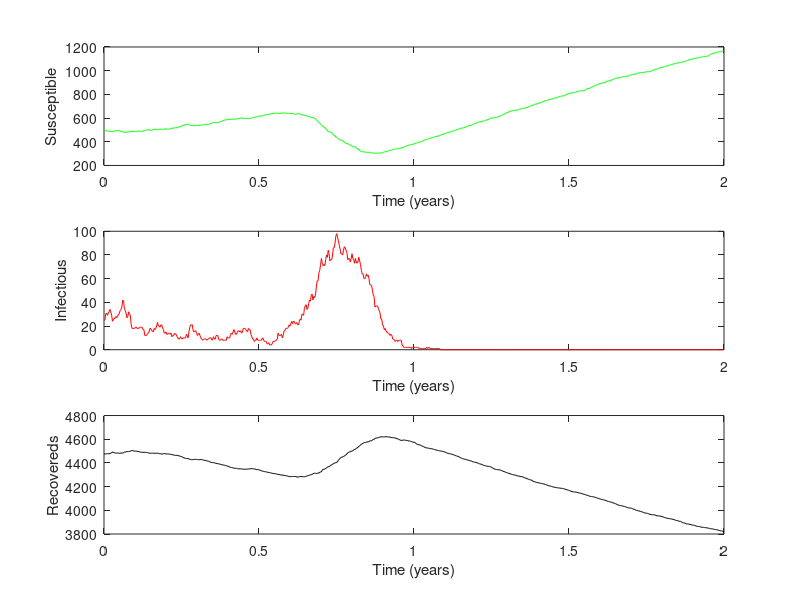

Source code (MATLAB):
function [t,X,Y,Z] = Program_6_4(beta,gamma,mu,X0,Y0,N0, tau, MaxTime)
%
% 
% Program_6_5( beta, gamma, mu, X0, Y0, N0, tau, MaxTime)
%      This is the MATLAB version of program 6.5 from page 204 of 
% "Modeling Infectious Disease in humans and animals" 
% by Keeling & Rohani.
% 
% It is the SIR model (including births and deaths) with 
% (event-driven) demographic stochasticity approximated using the tau-leap 
% method and assuming Poisson distributions.
%
% This is a more complex stochastic model as 6 events are
% possible: infection, recovery, birth, death of susceptible, death of
% infected, death of recovered.
%
% Note: by default we are using a very small population size to highlight
% the stochasticity.

% Sets up default parameters if necessary.
if nargin == 0
   beta=1;
   gamma=1/10.0;
   mu=5e-4;
   N0=5000;
   
   Y0=ceil(mu*N0/gamma);
   X0=floor(gamma*N0/beta);
   
   tau=1;
   
   MaxTime=2*365;
end

% Checks all the parameters are valid
if X0<=0 
    error('Initial number of susceptibles (%g) is less than or equal to zero',X0);
end

if Y0<=0 
    error('Initial number of infecteds (%g) is less than or equal to zero',Y0);
end

if N0<=0 
    error('Initial population size (%g) is less than or equal to zero',N0);
end

if beta<=0 
    error('Transmission rate beta0 (%g) is less than or equal to zero',beta0);
end

if gamma<=0 
    error('Recovery rate gamma (%g) is less than or equal to zero',gamma);
end

if mu<=0 
    error('Brith and Death rate mu (%g) is less than or equal to zero',mu);
end

if tau<=0 
    error('Step length tau (%g) is less than or equal to zero',tau);
end
  
if MaxTime<=0 
    error('Maximum run time (%g) is less than or equal to zero',MaxTime);
end

if X0+Y0>N0
    warning('Initial level of suceptibles + infecteds (%g + %g = %g) is greater than population size (%g)',X0,Y0,X0+Y0,N0);
end


Z0=N0-X0-Y0;

% The main iteration 

[t, pop]=Stoch_Iteration([0 MaxTime],[X0 Y0 Z0],[beta gamma mu N0 tau]);

T=t/365; X=pop(:,1); Y=pop(:,2); Z=pop(:,3);

% plots the graphs with scaled colours
subplot(3,1,1)
h=plot(T,X,'-g');
xlabel 'Time (years)';
ylabel 'Susceptible'

subplot(3,1,2)
h=plot(T,Y,'-r');
xlabel 'Time (years)';
ylabel 'Infectious'

subplot(3,1,3)
h=plot(T,Z,'-k');
xlabel 'Time (years)';
ylabel 'Recovereds'




% Do the iterations using the full event driven stochastic methodology
% This is a relatively general version of the event-driven methodology know
% as Gillespie's Direct Algorithm
function [T,P]=Stoch_Iteration(Time,Initial,Parameters)

X=Initial(1); Y=Initial(2); Z=Initial(3); 
tau=Parameters(5);

T=[0:tau:Time(2)]; P(1,:)=[X Y Z];
old=[X Y Z];

loop=1;
while (T(loop)<Time(2))  
    [new]=Tau_leap(old,Parameters);
    loop=loop+1;
    P(loop,:)=new; old=new;
end


% Do the actual iteration step
function [new_value]=Tau_leap(old, Parameters);

beta=Parameters(1); gamma=Parameters(2); mu=Parameters(3); N=Parameters(4); tau=Parameters(5);
X=old(1); Y=old(2); Z=old(3);

Rate(1) = mu*N;       Change(1,:)=[+1 0 0];
Rate(2) = beta*X*Y/N;  Change(2,:)=[-1 +1 0];
Rate(3) = gamma*Y;     Change(3,:)=[0 -1 +1];
Rate(4) = mu*X;       Change(4,:)=[-1 0 0];
Rate(5) = mu*Y;       Change(5,:)=[0 -1 0];
Rate(6) = mu*Z;       Change(6,:)=[0 0 -1];

new_value=old;

for i=1:6
    Num=poissrnd(Rate(i)*tau);
    %% Make sure things don't go negative
    Use=min([Num new_value(find(Change(i,:)<0))]);
    new_value=new_value+Change(i,:)*Use;
end










